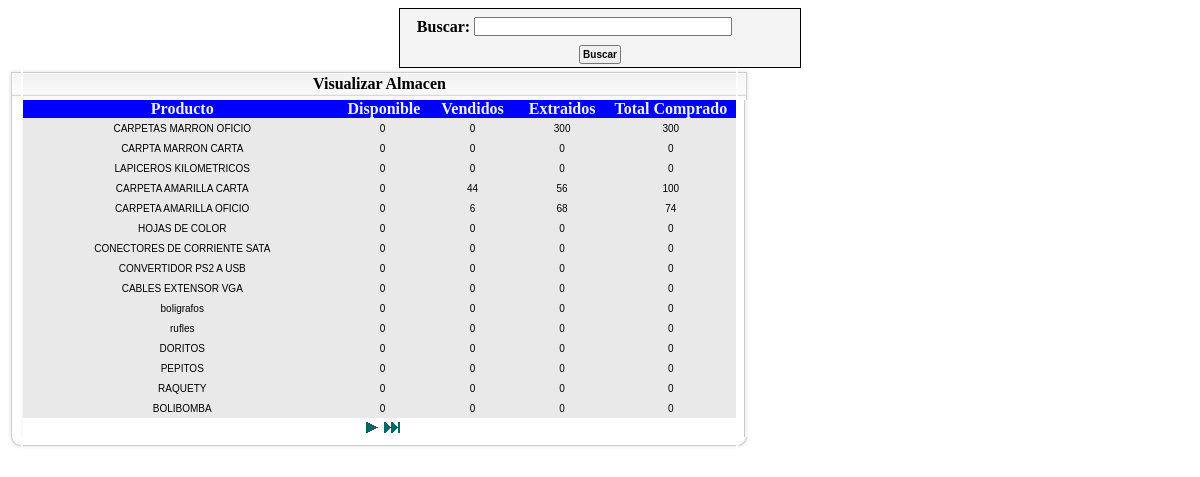
/visualizar_almacen.php, run on the app's committed database.
### tables this page shows
CREATE TABLE IF NOT EXISTS `productos` (
  `id_productos` int(11) NOT NULL AUTO_INCREMENT,
  `marca` varchar(45) DEFAULT NULL,
  `modelo` varchar(45) DEFAULT NULL,
  `nombre` varchar(45) DEFAULT NULL,
  `descripcion` varchar(500) DEFAULT NULL,
  `tipo` varchar(20) NOT NULL,
  PRIMARY KEY (`id_productos`)
);

### visualizar_almacen.php (the view, shortened to what this page needs)
<?php require_once('Connections/conexion.php'); ?>
<?php
$currentPage = $_SERVER["PHP_SELF"];
$maxRows_producto = 15;
$pageNum_producto = 0;
$startRow_producto = $pageNum_producto * $maxRows_producto;
$query_producto = "SELECT * FROM productos where tipo='producto' $filtro";
$query_limit_producto = sprintf("%s LIMIT %d, %d", $query_producto, $startRow_producto, $maxRows_producto);
$producto = mysql_query($query_limit_producto, $conexion) or die(mysql_error());
$row_producto = mysql_fetch_assoc($producto);
if (isset($_GET['totalRows_producto'])) {
  $totalRows_producto = $_GET['totalRows_producto'];
} else {
  $all_producto = mysql_query($query_producto);
  $totalRows_producto = mysql_num_rows($all_producto);
}
$totalPages_producto = ceil($totalRows_producto/$maxRows_producto)-1;
$queryString_producto = "";
$queryString_producto = sprintf("&totalRows_producto=%d%s", $totalRows_producto, $queryString_producto);
?>
<!DOCTYPE html PUBLIC "-//W3C//DTD XHTML 1.0 Transitional//EN" "http://www.w3.org/TR/xhtml1/DTD/xhtml1-transitional.dtd">
<html xmlns="http://www.w3.org/1999/xhtml">
<head>
<link href="css.css" rel="stylesheet" type="text/css" />
<link type="text/css" rel="stylesheet" href="css/estilo.css" charset="utf-8" />
</head>
<body>
<form id="form1" name="form1" method="post" action="visualizar_almacen.php">
<div class="divBorder" style="width:400px;">
  <table width="400" align="center" class="tblFiltro">
    <tr b="b">
      <td width="54" height="29" align="right" class="negrita">Buscar:</td>
      <td width="261"><input type="text" name="fBuscar" id="fBuscar" value="<?=$fBuscar?>" style="width:250px;"/></td>
    </tr>
    <tr>
      <td colspan="2" align="center"><input type="submit" class="negrita" value="Buscar" /></td>
    </tr>
  </table>
</div>
<table border="0" cellpadding="0" cellspacing="0" width="743" >
  <tbody>
    <tr>
      <td align="left" height="1"><img src="imagenes/vc_esq_izq_sup.gif" alt="7" height="32" width="13" /></td>
      <td colspan="5" align="center" valign="center" background="imagenes/v_back_sup.jpg" class="tituloDOSE_3"><span class="negrita">Visualizar Almacen </span></td>
      <td align="right" height="1" width="13"><img src="imagenes/vc_esq_der_sup.gif" alt="6" height="32" width="13" /></td>
    </tr>
    <tr align="center" class="centrar">
      <td background="imagenes/v_back_izq.gif" height="1">&nbsp;</td>
      <td width="285"  valign="baseline" bgcolor="#0000FF"class="negrita">Producto</td>
      <td width="75" valign="baseline" bgcolor="#0000FF" class="negrita">Disponible </td>
      <td width="83" valign="baseline" bgcolor="#0000FF" class="negrita">Vendidos</td>
      <td width="77" valign="baseline" bgcolor="#0000FF" class="negrita">Extraidos</td>
      <td width="117" valign="baseline" bgcolor="#0000FF" class="negrita">Total Comprado</td>
      <td background="imagenes/v_back_der.gif">&nbsp;</td>
    </tr>
    <?php
	do {
							$query_almacen1 = "SELECT sum(cantida) FROM almacen where id_producto='$row_producto[id_productos]' and (transaccion='COMPRA' or transaccion='COMPRA-MODIFICADA') ";
							$almacen1 = mysql_query($query_almacen1, $conexion) or die(mysql_error());
							$row_almacen1 = mysql_fetch_assoc($almacen1);
							$query_almacen2 = "SELECT sum(cantida) FROM almacen where  id_producto='$row_producto[id_productos]' and transaccion='VENTA' ";
							$almacen2 = mysql_query($query_almacen2, $conexion) or die(mysql_error());
							$row_almacen2 = mysql_fetch_assoc($almacen2);
							$query_pedido = "SELECT sum(cantidad) FROM pedido_productos where  id_producto='$row_producto[id_productos]' ";
							$pedido = mysql_query($query_pedido, $conexion) or die(mysql_error());
							$row_pedido = mysql_fetch_assoc($pedido);
							$query_almacen3 = "SELECT sum(cantida) FROM almacen where  id_producto='$row_producto[id_productos]' and transaccion='EXTRAIDO' ";
							$almacen3 = mysql_query($query_almacen3, $conexion) or die(mysql_error());
							$row_almacen3 = mysql_fetch_assoc($almacen3);
							$disponible=$row_almacen1["sum(cantida)"]-$row_almacen2["sum(cantida)"]-$row_pedido["sum(cantidad)"]-$row_almacen3["sum(cantida)"];
	?>
      <tr class="trListaBody">
        <td background="imagenes/v_back_izq.gif" height="1">&nbsp;</td>
        <td align="center" ><?php echo $row_producto['nombre']; ?></td>
        <td align="center"><?php if($disponible!="")echo $disponible; if($disponible=="")echo 0; ?>&nbsp;</td>
        <td align="center"><?php if($row_almacen2["sum(cantida)"]!="")echo $row_almacen2["sum(cantida)"];if($row_almacen2["sum(cantida)"]=="")echo 0; ?></td>
        <td align="center"><?php if($row_almacen3["sum(cantida)"]!="")echo $row_almacen3["sum(cantida)"];if($row_almacen3["sum(cantida)"]=="")echo 0; ?></td>
        <td align="center"><?php if($row_almacen1["sum(cantida)"]!="")echo $row_almacen1["sum(cantida)"];if($row_almacen1["sum(cantida)"]=="")echo 0; ?></td>
        <td background="imagenes/v_back_der.gif">&nbsp;</td>
      </tr>
      <?php } while ($row_producto = mysql_fetch_assoc($producto)); ?>
    <tr>
      <td background="imagenes/v_back_izq.gif" height="1" width="13"><img src="imagenes/v_back_izq.gif" alt="3" height="2" width="13" /></td>
      <td colspan="5" class="tituloDOSE_2"><table border="0" align="center">
          <tr>
            <td><?php if ($pageNum_producto > 0) {  ?>
              <?php }  ?></td>
            <td><?php if ($pageNum_producto > 0) {  ?>
              <?php }  ?></td>
            <td><?php if ($pageNum_producto < $totalPages_producto) {  ?>
                <a href="<?php printf("%s?pageNum_producto=%d%s", $currentPage, min($totalPages_producto, $pageNum_producto + 1), $queryString_producto); ?>"><img src="Next.gif" /></a>
              <?php }  ?></td>
            <td><?php if ($pageNum_producto < $totalPages_producto) {  ?>
                <a href="<?php printf("%s?pageNum_producto=%d%s", $currentPage, $totalPages_producto, $queryString_producto); ?>"><img src="Last.gif" /></a>
              <?php }  ?></td>
          </tr>
      </table></td>
      <td background="imagenes/v_back_der.gif" width="13">&nbsp;</td>
    </tr>
    <tr>
      <td align="left" height="1" width="13"><img src="imagenes/v_esq_izq_inf.gif" alt="5" height="12" width="13" /></td>
      <td height="1" colspan="5" background="imagenes/v_back_inf.gif"><img src="imagenes/v_back_inf.gif" alt="2" height="12" width="2" /></td>
      <td align="right" height="1" width="13"><img src="imagenes/v_esq_der_inf.gif" alt="4" height="12" width="13" /></td>
    </tr>
  </tbody>
</table>
</form>
</body>
</html>

### css.css (style rules this page uses)
.negrita { font-weight: bold; }
.trListaBody { background-color:#E9E9E9; }

### css/estilo.css (style rules this page uses)
.trListaBody { background-color:#E9E9E9; font-family: "Lucida Grande", Verdana, Arial, Helvetica, sans-serif; font-size:10px; height:20px; }
input { font-family: Arial, "Times New Roman", Times, serif; font-size: 10px; color:#000000; padding:2px; }
.tblFiltro { font-weight: bold; background-color: #f4f4f4; margin-left: auto; margin-right: auto; }
.divBorder { border:solid 1px #000000; margin-left:auto; margin-right:auto; }

### visualizar_almacen.php (style rules this page uses)
.centrar { text-align: center; color:#EFEFEF; }
a { text-decoration:none }

### data on the page
productos: nombre "CARPETAS MARRON OFICIO"
productos: nombre "CARPTA MARRON CARTA", disponible "0"
productos: nombre "LAPICEROS KILOMETRICOS", disponible "0"
productos: nombre "CARPETA AMARILLA CARTA", disponible "0", sum "44", sum "56", sum "100"
productos: nombre "CARPETA AMARILLA OFICIO", disponible "0", sum "6", sum "68", sum "74"
productos: nombre "HOJAS DE COLOR", disponible "0"
productos: nombre "CONECTORES DE CORRIENTE SATA", disponible "0"
productos: nombre "CONVERTIDOR PS2 A USB", disponible "0"
productos: nombre "CABLES EXTENSOR VGA", disponible "0"
productos: nombre "boligrafos", disponible "0"
productos: nombre "rufles", disponible "0"
productos: nombre "DORITOS", disponible "0"
productos: nombre "PEPITOS", disponible "0"
productos: nombre "RAQUETY", disponible "0"
productos: nombre "BOLIBOMBA", disponible "0"

### other printed values
$disponible "0"
$row_almacen3["sum(cantida)"] "300"
$row_almacen1["sum(cantida)"] "300"
